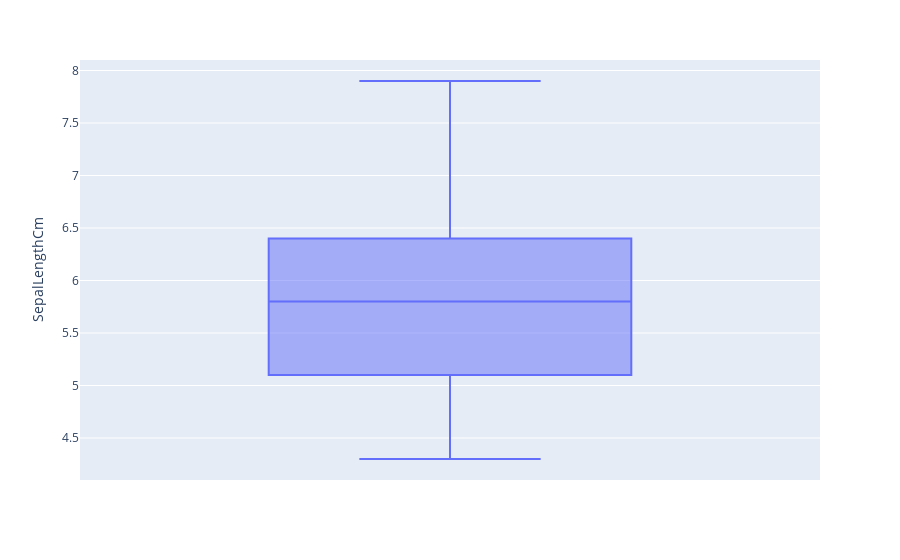

This figure's notebook cell:
### Markdown cell above
###### 5. Create a Boxplot or Whisker plot as univeriate and bivariate analysis.

### Code cell
px.box(df,y='SepalLengthCm')

### Figure 1 — Plotly figure (JSON) as saved in the notebook; plotly's stock layout.template omitted (floating-point values rounded to 4 significant figures; data arrays with more than 128 entries replaced by an {"elided": "..."} marker saying what was removed)
{"data": [{"alignmentgroup": "True", "hovertemplate": "SepalLengthCm=%{y}<extra></extra>", "legendgroup": "", "marker": {"color": "#636efa"}, "name": "", "notched": false, "offsetgroup": "", "orientation": "v", "showlegend": false, "type": "box", "x0": " ", "xaxis": "x", "y": {"elided": "150 float values"}, "y0": " ", "yaxis": "y"}], "layout": {"boxmode": "group", "legend": {"tracegroupgap": 0}, "margin": {"t": 60}, "xaxis": {"anchor": "y", "domain": [0, 1]}, "yaxis": {"anchor": "x", "domain": [0, 1], "title": {"text": "SepalLengthCm"}}}}
